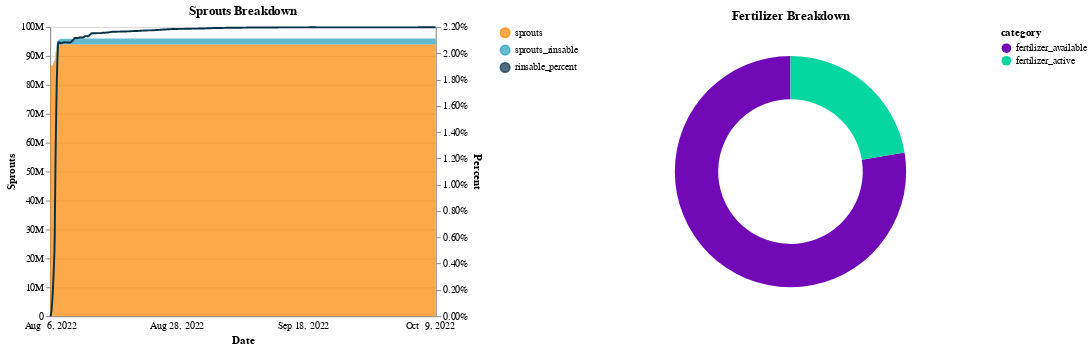

This figure's notebook cell:
### Code cell
# fertilizer breakdown 
series_fert = df.iloc[-1,][['fertilizer_available', 'fertilizer_active']]
fert_total = series_fert['fertilizer_available'] + series_fert['fertilizer_active']
df_fert = pd.DataFrame(
    {
        'category': series_fert.index, 
        'value': series_fert.values, 
        'label': [
            f"{c}: {int(v):,} \n({v / fert_total:.1%})" 
            for c, v in zip(series_fert.index, series_fert.values)
        ]
    }
)

chart_fert_breakdown = (
    alt.Chart(df_fert, title="Fertilizer Breakdown")
    .encode(
        theta=alt.Theta("value:Q", stack=True),
        color=alt.Color(
            "category:N", 
            legend=alt.Legend(), 
            scale=alt.Scale(
                domain=['fertilizer_available', 'fertilizer_active'], 
                range=['#7209b7', '#06d6a0']
            )
        ),
        tooltip="label:N"
    )
    .mark_arc(outerRadius=120, innerRadius=75)
)

c = (
    alt.hconcat(chart_sprouts_breakdown, chart_fert_breakdown)
    .resolve_legend(color="independent")
    .resolve_scale(y="independent", color="independent")
    .resolve_axis(y="independent")
)
c

### Figure 1 — Vega-Lite specification as saved in the notebook (floating-point values rounded to 4 significant figures; data arrays with more than 128 entries replaced by an {"elided": "..."} marker saying what was removed)
{"config": {"view": {"continuousWidth": 400, "continuousHeight": 300}}, "hconcat": [{"layer": [{"mark": {"type": "area", "point": "transparent"}, "encoding": {"color": {"field": "variable", "legend": {"title": null}, "scale": {"domain": ["sprouts", "sprouts_rinsable", "rinsable_percent"], "range": ["#fb8500", "#219ebc", "#023047"]}, "type": "nominal"}, "order": {"field": "stack_order", "sort": "ascending", "type": "quantitative"}, "tooltip": [{"field": "timestamp", "timeUnit": "yearmonthdate", "title": "date", "type": "ordinal"}, {"field": "sprouts", "format": ",d", "type": "quantitative"}, {"field": "sprouts_rinsable", "format": ",d", "type": "quantitative"}, {"field": "rinsable_percent", "format": ".2%", "type": "quantitative"}], "x": {"axis": {"formatType": "time", "labelAngle": 0, "labelExpr": "timeFormat(toDate(datum.value), '%b %e, %Y')", "labelOverlap": true, "labelPadding": 5, "labelSeparation": 50, "ticks": false, "title": "Date"}, "field": "timestamp", "type": "ordinal"}, "y": {"axis": {"format": ".3~s", "title": "Sprouts"}, "field": "value", "type": "quantitative"}}, "title": "Sprouts Breakdown", "transform": [{"calculate": "datum['variable'] === 'sprouts' ? 0 :  datum['variable'] === 'sprouts_rinsable' ? 1 :  datum['variable'] === 'rinsable_percent' ? 2 : 3", "as": "stack_order"}, {"filter": "datum.variable == 'sprouts_rinsable' | datum.variable == 'sprouts'"}, {"calculate": "datum['variable'] === 'sprouts' ? 0 :  datum['variable'] === 'sprouts_rinsable' ? 1 :  datum['variable'] === 'rinsable_percent' ? 2 : 3", "as": "sort_col"}], "width": 400}, {"mark": "line", "encoding": {"color": {"field": "variable", "legend": {"title": null}, "scale": {"domain": ["sprouts", "sprouts_rinsable", "rinsable_percent"], "range": ["#fb8500", "#219ebc", "#023047"]}, "type": "nominal"}, "order": {"field": "stack_order", "sort": "ascending", "type": "quantitative"}, "x": {"axis": {"formatType": "time", "labelAngle": 0, "labelExpr": "timeFormat(toDate(datum.value), '%b %e, %Y')", "labelOverlap": true, "labelPadding": 5, "labelSeparation": 50, "ticks": false, "title": "Date"}, "field": "timestamp", "type": "ordinal"}, "y": {"axis": {"format": ".2%", "title": "Percent"}, "field": "value", "type": "quantitative"}}, "title": "Sprouts Breakdown", "transform": [{"calculate": "datum['variable'] === 'sprouts' ? 0 :  datum['variable'] === 'sprouts_rinsable' ? 1 :  datum['variable'] === 'rinsable_percent' ? 2 : 3", "as": "stack_order"}, {"filter": "datum.variable != 'sprouts_rinsable' & datum.variable != 'sprouts'"}], "width": 400}], "data": {"name": "data-10aa9f3c25085961389c1b82532831cc"}, "resolve": {"axis": {"y": "independent"}, "scale": {"y": "independent"}}}, {"data": {"name": "data-a57c94831caaa24e07a198bee20e3b14"}, "mark": {"type": "arc", "innerRadius": 75, "outerRadius": 120}, "encoding": {"color": {"field": "category", "legend": {}, "scale": {"domain": ["fertilizer_available", "fertilizer_active"], "range": ["#7209b7", "#06d6a0"]}, "type": "nominal"}, "theta": {"field": "value", "stack": true, "type": "quantitative"}, "tooltip": {"field": "label", "type": "nominal"}}, "title": "Fertilizer Breakdown"}], "resolve": {"axis": {"y": "independent"}, "legend": {"color": "independent"}, "scale": {"color": "independent", "y": "independent"}}, "$schema": "https://vega.github.io/schema/vega-lite/v4.17.0.json", "datasets": {"data-10aa9f3c25085961389c1b82532831cc": {"elided": "4683 records"}, "data-a57c94831caaa24e07a198bee20e3b14": [{"category": "fertilizer_available", "value": 59790000.0, "label": "fertilizer_available: 59,785,522 \n(77.6%)"}, {"category": "fertilizer_active", "value": 17210000.0, "label": "fertilizer_active: 17,214,478 \n(22.4%)"}]}}
